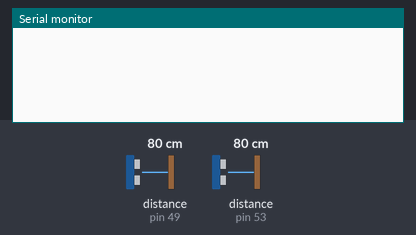
Simulated run of this sketch. Board: Arduino Mega 2560, built with avr-gcc and run on an emulated ATmega2560. On the bench: the last lines printed to the serial monitor. The test bench sets the inputs (shaded band); at power-on: distance to the obstacle (sensors on pin 49, pin 53) 80 cm. The echo pulse lasts 58.3 µs per cm.

Above: at 1.2 s.
1.3 s: distance to the obstacle (sensor on pin 49) set to 7 cm
2.8 s: distance to the obstacle (sensor on pin 49) set to 4 cm
At 3.7 s:
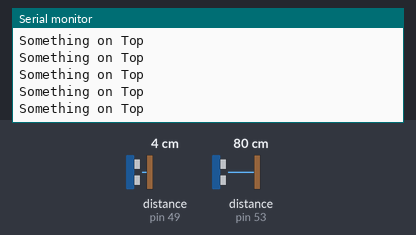
4.7 s: distance to the obstacle (sensor on pin 53) set to 7 cm
7.7 s: distance to the obstacle (sensor on pin 53) set to 4 cm
At 8.7 s:
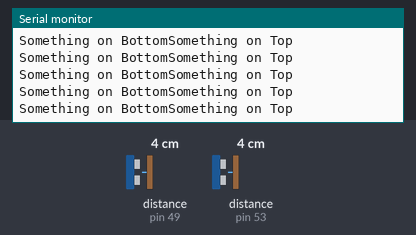

The sketch:

sonar.ino
```cpp
#include <NewPing.h>
////////////////////////ALL SETUP FOR SONAR SENSORS//////////////////////////////////////////////////////////////////////
#define TRIGGER_PIN_BOT  52 // Arduino pin tied to trigger pin on the ultrasonic sensor.
#define ECHO_PIN_BOT     53 // Arduino pin tied to echo pin on the ultrasonic sensor.
#define TRIGGER_PIN_TOP  48 // Arduino pin tied to trigger pin on the ultrasonic sensor.
#define ECHO_PIN_TOP     49 // Arduino pin tied to echo pin on the ultrasonic sensor.
#define MAX_DISTANCE      5 // Maximum distance we want to ping for (in centimeters). Maximum sensor distance is rated at 400-500cm.
NewPing sonar[2] = {     // Sensor object array with the number of sensors
  NewPing(TRIGGER_PIN_BOT, ECHO_PIN_BOT, MAX_DISTANCE), // Each sensor's trigger pin, echo pin, and max distance to ping.
  NewPing(TRIGGER_PIN_TOP, ECHO_PIN_TOP, MAX_DISTANCE)
 };
//////////////////////////////////////////////////////////////////////////////////////////////////////////////////////////

void setup() {
  Serial.begin(9600); // Open serial monitor at 9600 baud to see ping results.
}

void loop() {
  if(sonar[0].ping_cm() > 0 ){Serial.print("Something on Bottom");}
  if(sonar[1].ping_cm() > 0 ){Serial.print("Something on Top");}
  Serial.println();
}
```

Measured:
- the behaviour switches between 6 and 5 cm on distance to the obstacle (sensor on pin 49) (found by bisection; images 0 and 1)
- the behaviour switches between 6 and 5 cm on distance to the obstacle (sensor on pin 53) (found by bisection; images 1 and 2)
- after the input at 2.8 s, the serial monitor: prints a new line after 0.07 s (image 1)
- after the input at 7.7 s, the serial monitor: prints a new line after 0.07 s (image 2)
